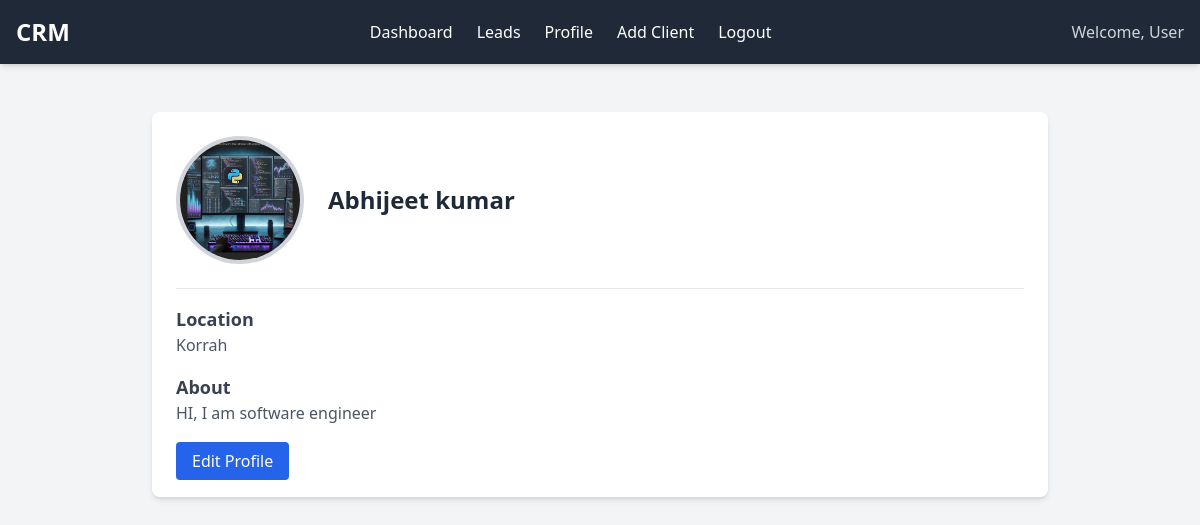
Screenshot of /lead-view/2/ (signed in) with the database file from the repository.
### app/models.py (models this page shows, shortened)
class BaseModel(models.Model):
    created_at = models.DateTimeField(auto_now_add=True)
    updated_at = models.DateTimeField(auto_now=True)  # Fixed field name
    class Meta:
        abstract = True

class LeadModel(BaseModel):
    user = models.OneToOneField(User, on_delete=models.CASCADE, related_name='lead')
    first_name = models.CharField(max_length=30)
    last_name = models.CharField(max_length=30)
    location = models.TextField()
    about = models.TextField()
    profile_pic = models.ImageField(upload_to='profile_pics')  # Renamed for better file organization

### app/views.py (the view)
# urls.py: path('lead-view/<int:pk>/',views.LeadView.as_view(),name='lead_view'),
class LeadView(LoginRequiredMixin,generic.DetailView):
    template_name = 'home/profile.html'
    model = LeadModel
    context_object_name = 'profile'

### app/templates/home/profile.html (shortened to what this page needs)
{% extends 'base.html' %}
{% block content %}
<div class="max-w-4xl mx-auto bg-white shadow-md rounded-lg p-6 mt-6">
    <div class="flex items-center space-x-6">
        <img src="{{ user.lead.profile_pic.url }}" alt="Profile Picture" class="w-32 h-32 rounded-full object-cover border-4 border-gray-300">
        <div>
            <h2 class="text-2xl font-bold text-gray-800">{{ profile.first_name }} {{ profile.last_name }}</h2>
        </div>
    </div>
    <div class="mt-6 border-t pt-4">
        <h3 class="text-lg font-semibold text-gray-700">Location</h3>
        <p class="text-gray-600">{{ profile.location }}</p>
    </div>
    <div class="mt-4">
        <h3 class="text-lg font-semibold text-gray-700">About</h3>
        <p class="text-gray-600">{{ profile.about }}</p>
    </div>
    <div class="mt-6">
        <a href="{% url 'edit_profile' profile.id %}" class="bg-blue-600 text-white px-4 py-2 rounded hover:bg-blue-700">Edit Profile</a>
    </div>
</div>
{% endblock %}

### rows the page displays
LeadModel: first_name "Abhijeet", last_name "kumar", location "Korrah", about "HI, I am software engineer"
